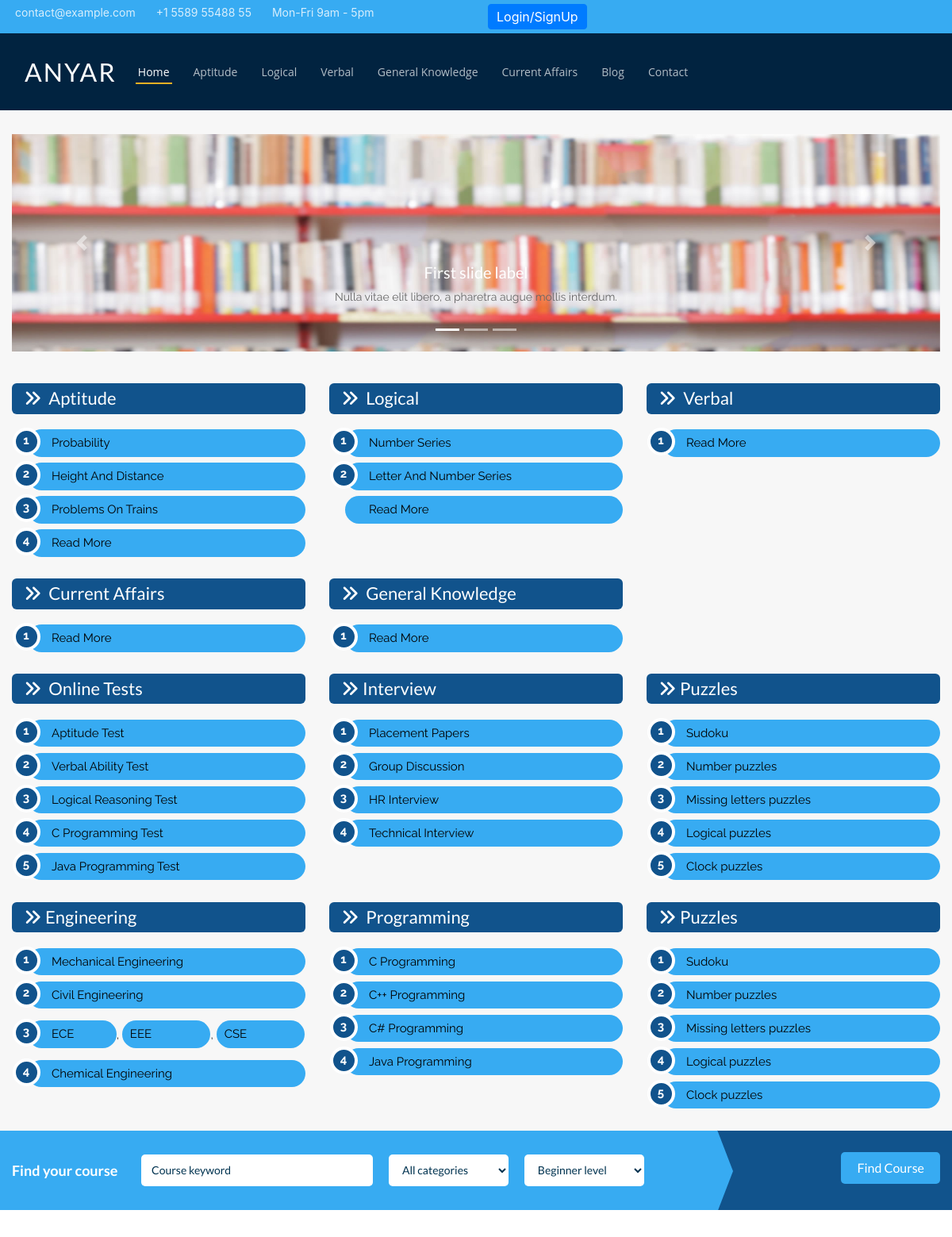
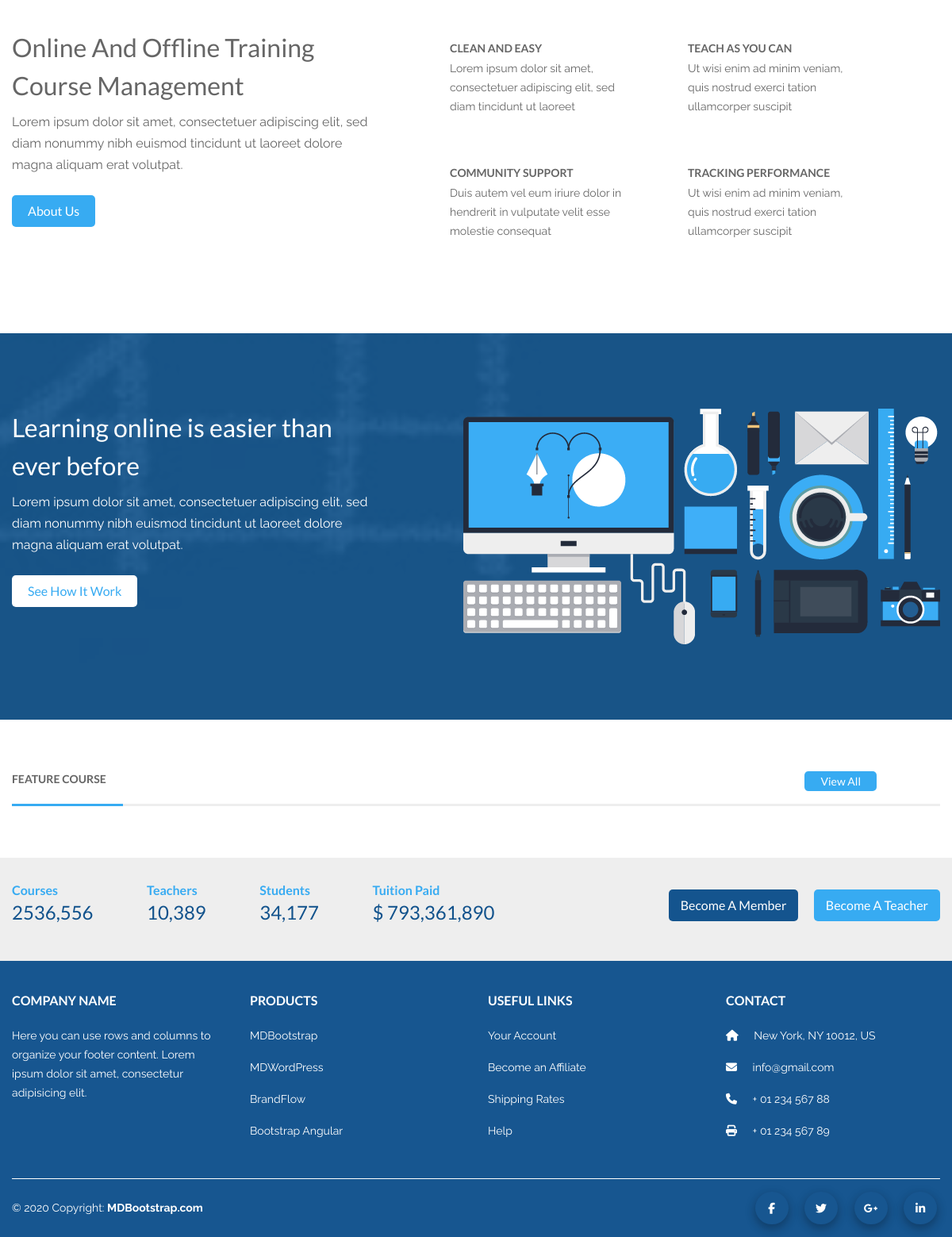
The page / on the database its author committed (2 pictures, top to bottom).
### questions/models.py (models this page shows)
class Subject(models.Model):
    subject_name=models.CharField(max_length=500)
    def __str__(self):
        return self.subject_name

class Sub_subject(models.Model):
    subject=models.ForeignKey(Subject,on_delete=models.CASCADE,default=None)
    sub_subject=models.CharField(max_length=500)
    sub_description=models.TextField(default="")
    def __str__(self):
        return self.sub_subject

### home/views.py (the view)
# urls.py: path('',views.homeview,name="homepage"),
def homeview(request):
    context={}
    dict={}
    subject=Subject.objects.all()
    for sub in subject:
        sub_subject=Sub_subject.objects.filter(subject=sub)
        dict[sub]=sub_subject
    context={'data':dict}
    return render(request,"home/home.html",context)

### home/templates/home/home.html (shortened to what this page needs)
{% extends 'home/base.html' %}
 {% block content %}
 {% load customtags %}
<section class="slide">
    <div class="container">
      <div id="carouselExampleCaptions" class="carousel slide" data-ride="carousel">
  <ol class="carousel-indicators">
    <li data-target="#carouselExampleCaptions" data-slide-to="0" class="active"></li>
    <li data-target="#carouselExampleCaptions" data-slide-to="1"></li>
    <li data-target="#carouselExampleCaptions" data-slide-to="2"></li>
  </ol>
  {% load static %}
  <div class="carousel-inner">
    <div class="carousel-item active">
      <img src="{% static 'home/images/bg.jpg' %}" class="d-block w-100" alt="...">
      <div class="carousel-caption d-none d-md-block">
        <h5>First slide label</h5>
        <p>Nulla vitae elit libero, a pharetra augue mollis interdum.</p>
      </div>
    </div>
  </div>
  <a class="carousel-control-prev" href="#carouselExampleCaptions" role="button" data-slide="prev">
    <span class="carousel-control-prev-icon" aria-hidden="true"></span>
  </a>
  <a class="carousel-control-next" href="#carouselExampleCaptions" role="button" data-slide="next">
    <span class="carousel-control-next-icon" aria-hidden="true"></span>
  </a>
</div>
    </div>
  </section>
 <div class="container">
    <div class="row">
        {% for key,element in data.items %}
      <div class="col-md-4">
        <h3 class="home"><i class="fa fa-angle-double-right" aria-hidden="true"></i> {{key|title}}</h3>
        <ol class="list-type1">
            {% for subs in element|slice:':3' %}
          <li><a href="/{{key|replacespace }}">{{subs|title}}</a></li>
          {% endfor %}
          <a href="/{{key|replacespace }}">Read More</a>
        </ol>
      </div>
      {% endfor %}
      </div>
    <div class="row">
      <div class="col-md-4">
        <h3 class="home"><i class="fa fa-angle-double-right" aria-hidden="true"></i> Online Tests</h3>
        <ol class="list-type1">
          <li><a href="/online-test/aptitude-test/">Aptitude Test</a></li>
          <li><a href="/online-test/verbal-ability-test/">Verbal Ability Test</a></li>
          <li><a href="/online-test/logical-reasoning-test/">Logical Reasoning Test</a></li>
          <li><a href="/online-test/c-programming-test/">C Programming Test</a></li>
          <li><a href="/online-test/java-programming-test/">Java Programming Test</a></li>
        </ol>
      </div>
      <div class="col-md-4">
        <h3 class="home"><i class="fa fa-angle-double-right" aria-hidden="true"></i>Interview</h3>
        <ol class="list-type1">
          <li><a href="/placement-papers/companies/">Placement Papers</a></li>
          <li><a href="/group-discussion/topics-with-answers/">Group Discussion</a></li>
          <li><a href="/hr-interview/questions-and-answers/">HR Interview</a></li>
          <li><a href="/technical/interview-questions-and-answers/">Technical Interview</a></li>
        </ol>
      </div>
      <div class="col-md-4">
        <h3 class="home"><i class="fa fa-angle-double-right" aria-hidden="true"></i>Puzzles</h3>
        <ol class="list-type1">
          <li><a href="/puzzles/sudoku/">Sudoku</a></li>
          <li><a href="/puzzles/number-puzzles/">Number puzzles</a></li>
          <li><a href="/puzzles/missing-letters-puzzles/">Missing letters puzzles</a></li>
          <li><a href="/puzzles/logical-puzzles/">Logical puzzles</a></li>
          <li><a href="/puzzles/clock-puzzles/">Clock puzzles</a></li>
        </ol>
      </div>
    </div>
    <div class="row">
      <div class="col-md-4">
        <h3 class="home"><i class="fa fa-angle-double-right" aria-hidden="true"></i>Engineering</h3>
        <ol class="list-type1">
          <li><a href="/mechanical-engineering/questions-and-answers/">Mechanical Engineering</a></li>
          <li><a href="/civil-engineering/questions-and-answers/">Civil Engineering</a></li>
          <li class="link"> <a href="/electronics-and-communication-engineering/questions-and-answers/" title="Electronics and Communication Engineering Questions and Answers">ECE</a>, <a style="padding-left:10px" href="/electrical-engineering/questions-and-answers/" title="Electrical Engineering Questions and Answers">EEE</a>, <a style="padding-left:10px" href="/computer-science/questions-and-answers/" title="Computer Science Questions and Answers">CSE</a> </li>
          <li><a href="/chemical-engineering/questions-and-answers/">Chemical Engineering</a></li>
        </ol>
      </div>
      <div class="col-md-4">
        <h3 class="home"><i class="fa fa-angle-double-right" aria-hidden="true"></i> Programming</h3>
        <ol class="list-type1">
          <li><a href="/c-programming/questions-and-answers/">C Programming</a></li>
          <li><a href="/cpp-programming/questions-and-answers/">C++ Programming</a></li>
          <li><a href="/c-sharp-programming/questions-and-answers/">C# Programming</a></li>
          <li><a href="/java-programming/questions-and-answers/">Java Programming</a></li>
        </ol>
      </div>
      <div class="col-md-4">
        <h3 class="home"><i class="fa fa-angle-double-right" aria-hidden="true"></i>Puzzles</h3>
        <ol class="list-type1">
          <li><a href="/puzzles/sudoku/">Sudoku</a></li>
          <li><a href="/puzzles/number-puzzles/">Number puzzles</a></li>
          <li><a href="/puzzles/missing-letters-puzzles/">Missing letters puzzles</a></li>
          <li><a href="/puzzles/logical-puzzles/">Logical puzzles</a></li>
          <li><a href="/puzzles/clock-puzzles/">Clock puzzles</a></li>
        </ol>
      </div>
    </div>
  </div>
  <section id="after-slider" class="after-slider section">
    <div class="container">
      <div class="after-slider-content tb">
        <div class="inner tb-cell">
          <h4>Find your course</h4>
          <div class="course-keyword">
            <input type="text" placeholder="Course keyword">
          </div>
          <div class="mc-select-wrap">
            <div class="mc-select">
              <select class="select" name="" id="all-categories">
                <option value="" selected>All categories</option>
              </select>
            </div>
          </div>
          <div class="mc-select-wrap">
            <div class="mc-select">
              <select class="select" name="" id="beginner-level">
                <option value="" selected>Beginner level</option>
              </select>
            </div>
          </div>
        </div>
        <div class="tb-cell text-right">
          <div class="form-actions">
            <input type="submit" value="Find Course" class="mc-btn btn-style-1">
          </div>
        </div>
      </div>
    </div>
  </section>
  <section id="mc-section-1" class="mc-section-1 section">
    <div class="container">
      <div class="row">
        <div class="col-md-5">
          <div class="mc-section-1-content-1">
            <h2 class="big">Online And Offline Training Course Management</h2>
            <p class="mc-text">Lorem ipsum dolor sit amet, consectetuer adipiscing elit, sed diam nonummy nibh euismod tincidunt ut laoreet dolore magna aliquam erat volutpat.</p>
            <a href="#" class="mc-btn btn-style-1">About us</a> </div>
        </div>
        <div class="col-md-6 col-lg-offset-1">
          <div class="row">
            <div class="col-sm-6">
              <div class="featured-item"> <i class="icon icon-featured-1"></i>
                <h4 class="title-box text-uppercase">CLEAN AND EASY</h4>
                <p>Lorem ipsum dolor sit amet, consectetuer adipiscing elit, sed diam  tincidunt ut laoreet</p>
              </div>
            </div>
            <div class="col-sm-6">
              <div class="featured-item"> <i class="icon icon-featured-2"></i>
                <h4 class="title-box text-uppercase">TEACH AS YOU CAN</h4>
                <p> Ut wisi enim ad minim veniam, quis nostrud exerci tation ullamcorper suscipit</p>
              </div>
            </div>
            <div class="col-sm-6">
              <div class="featured-item"> <i class="icon icon-featured-3"></i>
                <h4 class="title-box text-uppercase">COMMUNITY SUPPORT</h4>
                <p>Duis autem vel eum iriure dolor in hendrerit in vulputate velit esse molestie consequat</p>
              </div>
            </div>
            <div class="col-sm-6">
              <div class="featured-item"> <i class="icon icon-featured-4"></i>
                <h4 class="title-box text-uppercase">TRACKING PERFORMANCE</h4>
                <p> Ut wisi enim ad minim veniam, quis nostrud exerci tation ullamcorper suscipit</p>
              </div>
            </div>
          </div>
        </div>
      </div>
    </div>
  </section>
  <section id="mc-section-2" class="mc-section-2 section">
    <div class="container">
      <div class="section-2-content">
        <div class="row">
          <div class="col-md-5">
            <div class="ct">
              <h2 class="big">Learning online is easier than ever before</h2>
              <p class="mc-text">Lorem ipsum dolor sit amet, consectetuer adipiscing elit, sed diam nonummy nibh euismod tincidunt ut laoreet dolore magna aliquam erat volutpat.</p>
              <a href="#" class="mc-btn btn-style-3">See how it work</a> </div>
          </div>
          <div class="col-md-7">
            <div class="image"> <img src="images/image.png" alt=""> </div>
          </div>
        </div>
      </div>
    </div>
  </section>
  <section id="mc-section-3" class="mc-section-3 section">
    <div class="container">
      <div class="feature-course">
        <h4 class="title-box text-uppercase">FEATURE COURSE</h4>
        <a href="categories.html" class="all-course mc-btn btn-style-1">View all</a>
      </div>
    </div>
  </section>
  <section id="before-footer" class="before-footer">
    <div class="container">
      <div class="row">
        <div class="col-lg-8">
          <div class="mc-count-item">
            <h4>Courses</h4>
            <p><span class="countup">2536,556</span></p>
          </div>
          <div class="mc-count-item">
            <h4>Teachers</h4>
            <p><span class="countup">10,389</span></p>
          </div>
          <div class="mc-count-item">
            <h4>Students</h4>
            <p><span class="countup">34,177</span></p>
          </div>
          <div class="mc-count-item">
            <h4>Tuition Paid</h4>
            <p>$ <span class="countup">793,361,890</span></p>
          </div>
        </div>
        <div class="col-lg-4">
          <div class="before-footer-link"> <a href="#" class="mc-btn btn-style-2">Become a member</a> <a href="#" class="mc-btn btn-style-1">Become a teacher</a> </div>
        </div>
      </div>
    </div>
  </section>
 {% endblock %}

### home/templates/home/base.html (shortened to what this page needs)
<!DOCTYPE html>
<html lang="en">
<head>
{% load static %}
<link rel="stylesheet" type="text/css" href="{% static 'home/css/bootstrap.min.css' %}">
<link rel="stylesheet" type="text/css" href="{% static 'home/css/font-awesome.min.css' %}">
<link rel="stylesheet" type="text/css" href="{% static 'home/css/style.css' %}">
<link rel="stylesheet" type="text/css" href="{% static 'home/css/custom.css' %}">
</head><body id="page-top" class="home">
<div id="page-wrap">
  <header id="header" class="fixed-top ">
    <div id="topbar" class="align-items-center">
      <div class="container align-items-center">
        <div class="row">
          <div class="col-md-6">
            <div class="contact-info mr-auto">
              <ul>
                <li><i class="icofont-envelope"></i><a href="mailto:contact@example.com">contact@example.com</a></li>
                <li><i class="icofont-phone"></i> +1 5589 55488 55</li>
                <li><i class="icofont-clock-time icofont-flip-horizontal"></i> Mon-Fri 9am - 5pm</li>
              </ul>
            </div>
          </div>
          <div class="col-md-6">
        <div class="cta">
        {% if user.is_anonymous %}
          <button type="button" class="btn btn-primary" data-toggle="modal" data-target="#exampleModalCenter"> Login/SignUp </button>
        {% endif %}
        </div>
          </div>
        </div>
      </div>
    </div>
    <div class="container d-flex align-items-center menu-p">
      <nav class="navbar navbar-expand-lg navbar-light ">
        <h1 class="logo mr-auto"><a href="#header" class="scrollto">Anyar</a></h1>
        <div class="nav-menu navbar-collapse collapse" id="navbarNavDropdown">
          <ul class="navbar-nav">
            <li class="active"><a href="{% url 'homepage' %}">Home</a></li>
            <li><a href="{% url 'aptitude' %}">Aptitude</a></li>
            <li><a href="{% url 'logical' %}">Logical</a></li>
            <li><a href="{% url 'verbal' %}">Verbal</a></li>
            <li><a href="{% url 'general knowledge' %}">General Knowledge</a></li>
            <li><a href="{% url 'current affairs' %}">Current Affairs</a></li>
            <li><a href="#">Blog</a></li>
            <li><a href="#contact">Contact</a></li>
          </ul>
        </div>
      </nav>
    </div>
  </header>
  {% block content %}
  {% endblock %}
  <footer class="page-footer font-small mdb-color pt-4">
    <div class="container text-center text-md-left">
      <div class="row text-center text-md-left mt-3 pb-3">
        <div class="col-md-3 col-lg-3 ">
          <h6 class="text-uppercase mb-4 font-weight-bold">Company name</h6>
          <p>Here you can use rows and columns to organize your footer content. Lorem ipsum dolor sit amet,
            consectetur
            adipisicing elit.</p>
        </div>
        <div class="col-md-3 col-lg-3 ">
          <h6 class="text-uppercase mb-4 font-weight-bold">Products</h6>
          <p> <a href="#!">MDBootstrap</a> </p>
          <p> <a href="#!">MDWordPress</a> </p>
          <p> <a href="#!">BrandFlow</a> </p>
          <p> <a href="#!">Bootstrap Angular</a> </p>
        </div>
        <div class="col-md-3 col-lg-3 ">
          <h6 class="text-uppercase mb-4 font-weight-bold">Useful links</h6>
          <p> <a href="#!">Your Account</a> </p>
          <p> <a href="#!">Become an Affiliate</a> </p>
          <p> <a href="#!">Shipping Rates</a> </p>
          <p> <a href="#!">Help</a> </p>
        </div>
        <div class="col-md-3 col-lg-3 ">
          <h6 class="text-uppercase mb-4 font-weight-bold">Contact</h6>
          <p> <i class="fas fa-home mr-3"></i> New York, NY 10012, US</p>
          <p> <i class="fas fa-envelope mr-3"></i> info@gmail.com</p>
          <p> <i class="fas fa-phone mr-3"></i> + 01 234 567 88</p>
          <p> <i class="fas fa-print mr-3"></i> + 01 234 567 89</p>
        </div>
      </div>
      <hr>
      <div class="row d-flex align-items-center">
        <div class="col-md-7 col-lg-8">
          <p class="text-center text-md-left">© 2020 Copyright: <a href="https://mdbootstrap.com/"> <strong> MDBootstrap.com</strong> </a> </p>
        </div>
        <div class="col-md-5 col-lg-4 ml-lg-0">
          <div class="text-center text-md-right">
            <ul class="list-unstyled list-inline">
              <li class="list-inline-item"> <a class="btn-floating btn-sm rgba-white-slight mx-1 waves-effect waves-light"> <i class="fab fa-facebook-f"></i> </a> </li>
              <li class="list-inline-item"> <a class="btn-floating btn-sm rgba-white-slight mx-1 waves-effect waves-light"> <i class="fab fa-twitter"></i> </a> </li>
              <li class="list-inline-item"> <a class="btn-floating btn-sm rgba-white-slight mx-1 waves-effect waves-light"> <i class="fab fa-google-plus-g"></i> </a> </li>
              <li class="list-inline-item"> <a class="btn-floating btn-sm rgba-white-slight mx-1 waves-effect waves-light"> <i class="fab fa-linkedin-in"></i> </a> </li>
            </ul>
          </div>
        </div>
      </div>
    </div>
  </footer>
</div>
<link rel="stylesheet" href="https://maxcdn.bootstrapcdn.com/bootstrap/4.5.0/css/bootstrap.min.css">
</body>
</html>

### rows shown on the page
Subject: subject_name "Aptitude"
Sub_subject: sub_subject "Probability"
Sub_subject: sub_subject "Height And Distance"
Sub_subject: sub_subject "Problems On Trains"
Subject: subject_name "Logical"
Sub_subject: sub_subject "Number Series"
Sub_subject: sub_subject "Letter And Number Series"
Subject: subject_name "Verbal"
Subject: subject_name "Current Affairs"
Subject: subject_name "General Knowledge"
